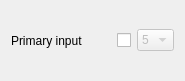
       <widget class="QWidget" name="layoutWidget">
        <property name="geometry">
         <rect>
          <x>60</x>
          <y>70</y>
          <width>171</width>
          <height>81</height>
         </rect>
        </property>
        <layout class="QHBoxLayout" name="horizontalLayout">
         <item>
          <widget class="QLabel" name="label_3">
           <property name="minimumSize">
            <size>
             <width>100</width>
             <height>0</height>
            </size>
           </property>
           <property name="maximumSize">
            <size>
             <width>100</width>
             <height>200</height>
            </size>
           </property>
           <property name="palette">
            <palette>
             <active>
              <colorrole role="WindowText">
               <brush brushstyle="SolidPattern">
                <color alpha="255">
                 <red>0</red>
                 <green>0</green>
                 <blue>0</blue>
                </color>
               </brush>
              </colorrole>
              <colorrole role="Button">
               <brush brushstyle="SolidPattern">
                <color alpha="255">
                 <red>255</red>
                 <green>255</green>
                 <blue>255</blue>
                </color>
               </brush>
              </colorrole>
              <colorrole role="Light">
               <brush brushstyle="SolidPattern">
                <color alpha="255">
                 <red>255</red>
                 <green>255</green>
                 <blue>255</blue>
                </color>
               </brush>
              </colorrole>
              <colorrole role="Midlight">
               <brush brushstyle="SolidPattern">
                <color alpha="255">
                 <red>255</red>
                 <green>255</green>
                 <blue>255</blue>
                </color>
               </brush>
              </colorrole>
              <colorrole role="Dark">
               <brush brushstyle="SolidPattern">
                <color alpha="255">
                 <red>127</red>
                 <green>127</green>
                 <blue>127</blue>
                </color>
               </brush>
              </colorrole>
              <colorrole role="Mid">
               <brush brushstyle="SolidPattern">
                <color alpha="255">
                 <red>170</red>
                 <green>170</green>
                 <blue>170</blue>
                </color>
               </brush>
              </colorrole>
              <colorrole role="Text">
               <brush brushstyle="SolidPattern">
                <color alpha="255">
                 <red>0</red>
                 <green>0</green>
                 <blue>0</blue>
                </color>
               </brush>
              </colorrole>
              <colorrole role="BrightText">
               <brush brushstyle="SolidPattern">
                <color alpha="255">
                 <red>255</red>
                 <green>255</green>
                 <blue>255</blue>
                </color>
               </brush>
              </colorrole>
              <colorrole role="ButtonText">
               <brush brushstyle="SolidPattern">
                <color alpha="255">
                 <red>0</red>
                 <green>0</green>
                 <blue>0</blue>
                </color>
               </brush>
              </colorrole>
              <colorrole role="Base">
               <brush brushstyle="SolidPattern">
                <color alpha="255">
                 <red>255</red>
                 <green>255</green>
                 <blue>255</blue>
                </color>
               </brush>
              </colorrole>
              <colorrole role="Window">
               <brush brushstyle="SolidPattern">
                <color alpha="255">
                 <red>255</red>
                 <green>255</green>
                 <blue>255</blue>
                </color>
               </brush>
              </colorrole>
              <colorrole role="Shadow">
               <brush brushstyle="SolidPattern">
                <color alpha="255">
                 <red>0</red>
                 <green>0</green>
                 <blue>0</blue>
                </color>
               </brush>
              </colorrole>
              <colorrole role="AlternateBase">
               <brush brushstyle="SolidPattern">
                <color alpha="255">
                 <red>255</red>
                 <green>255</green>
                 <blue>255</blue>
                </color>
               </brush>
              </colorrole>
              <colorrole role="ToolTipBase">
               <brush brushstyle="SolidPattern">
                <color alpha="255">
                 <red>255</red>
                 <green>255</green>
                 <blue>220</blue>
                </color>
               </brush>
              </colorrole>
              <colorrole role="ToolTipText">
               <brush brushstyle="SolidPattern">
                <color alpha="255">
                 <red>0</red>
                 <green>0</green>
                 <blue>0</blue>
                </color>
               </brush>
              </colorrole>
             </active>
             <inactive>
              <colorrole role="WindowText">
               <brush brushstyle="SolidPattern">
                <color alpha="255">
                 <red>0</red>
                 <green>0</green>
                 <blue>0</blue>
                </color>
               </brush>
              </colorrole>
              <colorrole role="Button">
               <brush brushstyle="SolidPattern">
                <color alpha="255">
                 <red>255</red>
                 <green>255</green>
                 <blue>255</blue>
                </color>
               </brush>
              </colorrole>
              <colorrole role="Light">
               <brush brushstyle="SolidPattern">
                <color alpha="255">
                 <red>255</red>
                 <green>255</green>
                 <blue>255</blue>
                </color>
               </brush>
              </colorrole>
              <colorrole role="Midlight">
               <brush brushstyle="SolidPattern">
                <color alpha="255">
                 <red>255</red>
                 <green>255</green>
                 <blue>255</blue>
                </color>
               </brush>
              </colorrole>
              <colorrole role="Dark">
               <brush brushstyle="SolidPattern">
                <color alpha="255">
                 <red>127</red>
                 <green>127</green>
                 <blue>127</blue>
                </color>
               </brush>
              </colorrole>
              <colorrole role="Mid">
               <brush brushstyle="SolidPattern">
                <color alpha="255">
                 <red>170</red>
                 <green>170</green>
                 <blue>170</blue>
                </color>
               </brush>
              </colorrole>
              <colorrole role="Text">
               <brush brushstyle="SolidPattern">
                <color alpha="255">
                 <red>0</red>
                 <green>0</green>
                 <blue>0</blue>
                </color>
               </brush>
              </colorrole>
              <colorrole role="BrightText">
               <brush brushstyle="SolidPattern">
                <color alpha="255">
                 <red>255</red>
                 <green>255</green>
                 <blue>255</blue>
                </color>
               </brush>
              </colorrole>
              <colorrole role="ButtonText">
               <brush brushstyle="SolidPattern">
                <color alpha="255">
                 <red>0</red>
                 <green>0</green>
                 <blue>0</blue>
                </color>
               </brush>
              </colorrole>
              <colorrole role="Base">
               <brush brushstyle="SolidPattern">
                <color alpha="255">
                 <red>255</red>
                 <green>255</green>
                 <blue>255</blue>
                </color>
               </brush>
              </colorrole>
              <colorrole role="Window">
               <brush brushstyle="SolidPattern">
                <color alpha="255">
                 <red>255</red>
                 <green>255</green>
                 <blue>255</blue>
                </color>
               </brush>
              </colorrole>
              <colorrole role="Shadow">
               <brush brushstyle="SolidPattern">
                <color alpha="255">
                 <red>0</red>
                 <green>0</green>
                 <blue>0</blue>
                </color>
               </brush>
              </colorrole>
              <colorrole role="AlternateBase">
               <brush brushstyle="SolidPattern">
                <color alpha="255">
                 <red>255</red>
                 <green>255</green>
                 <blue>255</blue>
                </color>
               </brush>
              </colorrole>
              <colorrole role="ToolTipBase">
               <brush brushstyle="SolidPattern">
                <color alpha="255">
                 <red>255</red>
                 <green>255</green>
                 <blue>220</blue>
                </color>
               </brush>
              </colorrole>
              <colorrole role="ToolTipText">
               <brush brushstyle="SolidPattern">
                <color alpha="255">
                 <red>0</red>
                 <green>0</green>
                 <blue>0</blue>
                </color>
               </brush>
              </colorrole>
             </inactive>
             <disabled>
              <colorrole role="WindowText">
               <brush brushstyle="SolidPattern">
                <color alpha="255">
                 <red>127</red>
                 <green>127</green>
                 <blue>127</blue>
                </color>
               </brush>
              </colorrole>
              <colorrole role="Button">
               <brush brushstyle="SolidPattern">
                <color alpha="255">
                 <red>255</red>
                 <green>255</green>
                 <blue>255</blue>
                </color>
               </brush>
              </colorrole>
              <colorrole role="Light">
               <brush brushstyle="SolidPattern">
                <color alpha="255">
                 <red>255</red>
                 <green>255</green>
                 <blue>255</blue>
                </color>
               </brush>
              </colorrole>
              <colorrole role="Midlight">
               <brush brushstyle="SolidPattern">
                <color alpha="255">
                 <red>255</red>
                 <green>255</green>
                 <blue>255</blue>
                </color>
               </brush>
              </colorrole>
              <colorrole role="Dark">
               <brush brushstyle="SolidPattern">
                <color alpha="255">
                 <red>127</red>
                 <green>127</green>
                 <blue>127</blue>
                </color>
               </brush>
              </colorrole>
              <colorrole role="Mid">
               <brush brushstyle="SolidPattern">
                <color alpha="255">
                 <red>170</red>
                 <green>170</green>
                 <blue>170</blue>
                </color>
               </brush>
              </colorrole>
              <colorrole role="Text">
               <brush brushstyle="SolidPattern">
                <color alpha="255">
                 <red>127</red>
                 <green>127</green>
                 <blue>127</blue>
                </color>
               </brush>
              </colorrole>
              <colorrole role="BrightText">
               <brush brushstyle="SolidPattern">
                <color alpha="255">
                 <red>255</red>
                 <green>255</green>
                 <blue>255</blue>
                </color>
               </brush>
              </colorrole>
              <colorrole role="ButtonText">
               <brush brushstyle="SolidPattern">
                <color alpha="255">
                 <red>127</red>
                 <green>127</green>
                 <blue>127</blue>
                </color>
               </brush>
              </colorrole>
              <colorrole role="Base">
               <brush brushstyle="SolidPattern">
                <color alpha="255">
                 <red>255</red>
                 <green>255</green>
                 <blue>255</blue>
                </color>
               </brush>
              </colorrole>
              <colorrole role="Window">
               <brush brushstyle="SolidPattern">
                <color alpha="255">
                 <red>255</red>
                 <green>255</green>
                 <blue>255</blue>
                </color>
               </brush>
              </colorrole>
              <colorrole role="Shadow">
               <brush brushstyle="SolidPattern">
                <color alpha="255">
                 <red>0</red>
                 <green>0</green>
                 <blue>0</blue>
                </color>
               </brush>
              </colorrole>
              <colorrole role="AlternateBase">
               <brush brushstyle="SolidPattern">
                <color alpha="255">
                 <red>255</red>
                 <green>255</green>
                 <blue>255</blue>
                </color>
               </brush>
              </colorrole>
              <colorrole role="ToolTipBase">
               <brush brushstyle="SolidPattern">
                <color alpha="255">
                 <red>255</red>
                 <green>255</green>
                 <blue>220</blue>
                </color>
               </brush>
              </colorrole>
              <colorrole role="ToolTipText">
               <brush brushstyle="SolidPattern">
                <color alpha="255">
                 <red>0</red>
                 <green>0</green>
                 <blue>0</blue>
                </color>
               </brush>
              </colorrole>
             </disabled>
            </palette>
           </property>
           <property name="text">
            <string>Primary input</string>
           </property>
          </widget>
         </item>
         <item>
          <widget class="QCheckBox" name="cbPrim">
           <property name="maximumSize">
            <size>
             <width>20</width>
             <height>20</height>
            </size>
           </property>
           <property name="text">
            <string/>
           </property>
          </widget>
         </item>
         <item>
          <widget class="QComboBox" name="comboBoxPrim">
           <property name="enabled">
            <bool>false</bool>
           </property>
           <property name="maximumSize">
            <size>
             <width>50</width>
             <height>16777215</height>
            </size>
           </property>
           <item>
            <property name="text">
             <string>5</string>
            </property>
           </item>
           <item>
            <property name="text">
             <string>9</string>
            </property>
           </item>
          </widget>
         </item>
        </layout>
       </widget>
